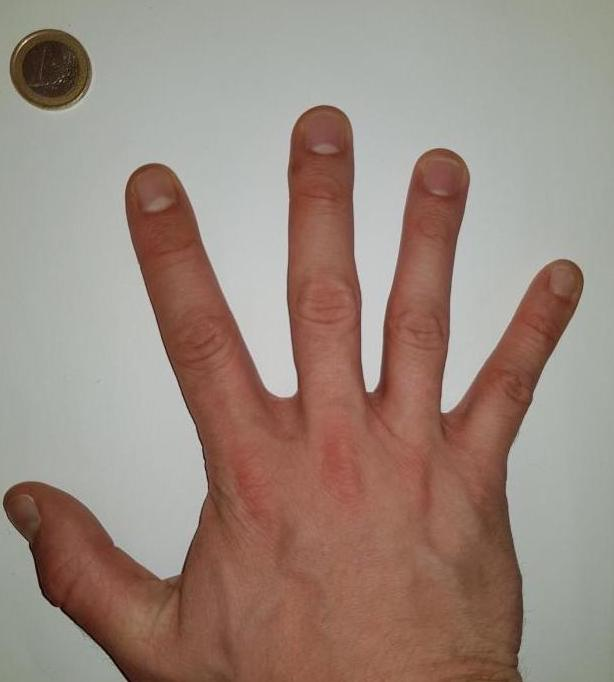
#> input picture Handi.jpg, 614 x 682 px, found by its file name
$ python new.py   (older library calls are emulated)
#> lines starting #> are read from the running program, lines starting #| are printed output that depends on the picture; after the words box and inside, x2 and y2 are one past the last pixel; in counts of white or black regions, pixels touching at a corner belong together
import cv2
import numpy as np
import matplotlib.pyplot as plt
import copy
import math

#from appscript import app

# Environment:
# OS    : Mac OS EL Capitan
# python: 3.5
# opencv: 2.4.13

# parameters
cap_region_x_begin=0.5  # start point/total width
cap_region_y_end=0.8  # start point/total width
threshold = 60  #  BINARY threshold
blurValue = 41  # GaussianBlur parameter
bgSubThreshold = 50
learningRate = 0

# variables
isBgCaptured = 0   # bool, whether the background captured
triggerSwitch = False  # if true, keyborad simulator works
listOfPoint = []


def midpoint(ptA, ptB):
    return ((ptA[0] + ptB[0]) * 0.5, (ptA[1] + ptB[1]) * 0.5)

def printThreshold(thr):
    print("! Changed threshold to "+str(thr))


# [9 lines left out: function removeBG, not called in this run]


def calculateFingers(res,drawing):  # -> finished bool, cnt: finger count
    #  convexity defect
    #listOfPoint = [()]
    global listOfPoint

    hull = cv2.convexHull(res, returnPoints=False)
    if len(hull) > 3:
        defects = cv2.convexityDefects(res, hull)
        if type(defects) != type(None):  # avoid crashing.   (BUG not found)

            cnt = 0
            for i in range(defects.shape[0]):  # calculate the angle
                s, e, f, d = defects[i][0]
                start = tuple(res[s][0])
                end = tuple(res[e][0])
                far = tuple(res[f][0])
                a = math.sqrt((end[0] - start[0]) ** 2 + (end[1] - start[1]) ** 2)
                b = math.sqrt((far[0] - start[0]) ** 2 + (far[1] - start[1]) ** 2)
                c = math.sqrt((end[0] - far[0]) ** 2 + (end[1] - far[1]) ** 2)
                angle = math.acos((b ** 2 + c ** 2 - a ** 2) / (2 * b * c))  # cosine theorem
                if angle <= math.pi / 2:  # angle less than 90 degree, treat as fingers
                    cnt += 1
                    cv2.circle(drawing, far, 3, [211, 84, 0], -1)
                    listOfPoint.append(far)
            return True, cnt


    return False, 0


def getOri(drawing):
    global listOfPoint
    oriIndex = listOfPoint[0]
    majIndex = listOfPoint[1]

    a = (majIndex[1] - oriIndex[1]) / (majIndex[0] - oriIndex[0])
    b = majIndex[1]
    lastPoint = ()
    pointO = [float(oriIndex[0]),float(oriIndex[1])]
    step = 1
    print (np.shape(drawing))
    while (pointO[0] < np.shape(drawing)[1]-2):
        pointO[0] =  pointO[0] + step
        pointO[1] = pointO[1] + (a * step)

        if drawing[int(pointO[1])][int(pointO[0])][1] == 255:
            cv2.circle(drawing, (int(pointO[0]),int(pointO[1])), 6, [255,0, 255], -1)
            lastPoint =  (int(pointO[0]),int(pointO[1]))
    listOfPoint.append(lastPoint)

def getIndex(drawing):
    global listOfPoint
    oriIndex = listOfPoint[2]
    majIndex = listOfPoint[1]

    a = (majIndex[1] - oriIndex[1]) / (majIndex[0] - oriIndex[0])
    b = majIndex[1]
    lastPoint = ()
    pointO = [float(oriIndex[0]),float(oriIndex[1])]
    step = 1
    print (np.shape(drawing))
    while (pointO[0] > 2):
        pointO[0] =  pointO[0] - step
        pointO[1] = pointO[1] - (a * step)

        if  drawing[int(pointO[1])][int(pointO[0])][1] == 255:
           lastPoint =  (int(pointO[0]),int(pointO[1]))
    listOfPoint.append(lastPoint)

def dist(pointA, pointB):
    return np.sqrt(np.power(pointA[0]-pointB[0],2) + np.power(pointA[1]-pointB[1],2))

# [39 lines left out: functions reducDist, reducRecDist, reducRecTotDist, not called in this run]

def imgShow(img):
    gmi = img[...,::-1]
    plt.imshow(gmi)

# Camera
img = cv2.imread('handi.jpg')
#> img is the input picture: shape (682, 614, 3); mean B, G, R 126.6, 136.9, 154.9


gray = cv2.cvtColor(img, cv2.COLOR_BGR2GRAY)
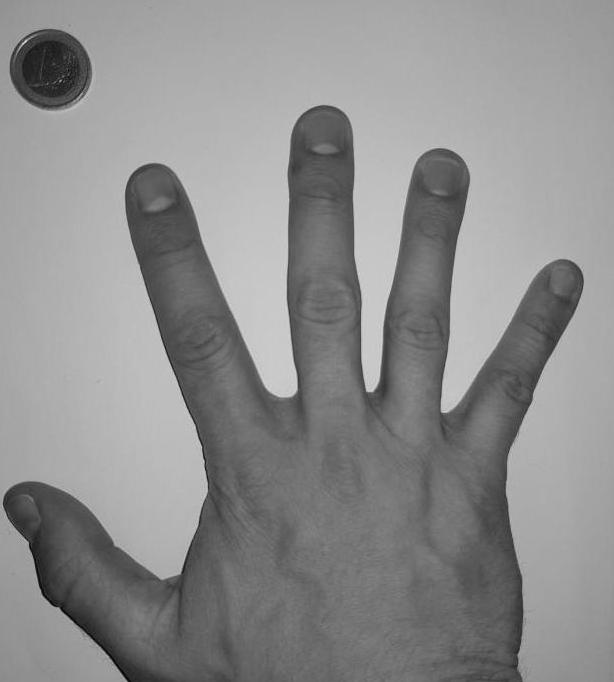
#> gray: shape (682, 614); min 3, max 230, mean 141.1

## (2) Threshold
th, threshed = cv2.threshold(gray, 127, 255, cv2.THRESH_BINARY_INV|cv2.THRESH_OTSU)
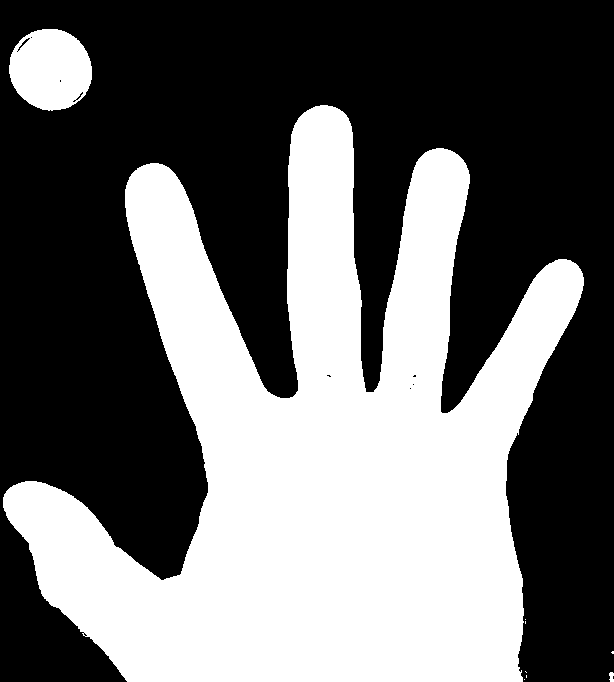
#> threshed: shape (682, 614); 41.9% white; 9 white regions (6 under 20 px), largest, box (x1, y1, x2, y2) and area: (3, 105, 584, 682) 170180, (9, 29, 92, 111) 5281, (609, 672, 614, 682) 40
#> th = 135


kernel = np.ones((3, 3), np.uint8)
closing = cv2.morphologyEx(threshed, cv2.MORPH_CLOSE,
kernel, iterations=4)
#> closing: shape (682, 614); 42% white; 4 white regions (1 under 20 px)
cont_img = closing.copy()
img2, contours, hierarchy = cv2.findContours(cont_img, cv2.RETR_EXTERNAL, cv2.CHAIN_APPROX_SIMPLE)
#> contours = 4 contours, 1 with area under 20; largest, box (x1, y1, x2, y2) and area: (0, 105, 584, 682) 168760, (9, 29, 92, 111) 5216, (609, 672, 614, 682) 36
for cnt in contours:
    area = cv2.contourArea(cnt)
    if area < 2000 or area > 4000:
        continue
    if len(cnt) < 5:
        continue
    ellipse = cv2.fitEllipse(cnt)
    cv2.ellipse(threshed, ellipse, (0,255,0), 2)
#> this loop made 4 passes
#> area on passes 1, 3, 4: 35.5, 168760.5, 5215.5

thresh1 = copy.deepcopy(threshed)

imgShow(thresh1)
#> in imgShow, `gmi = img[...,::-1]`:
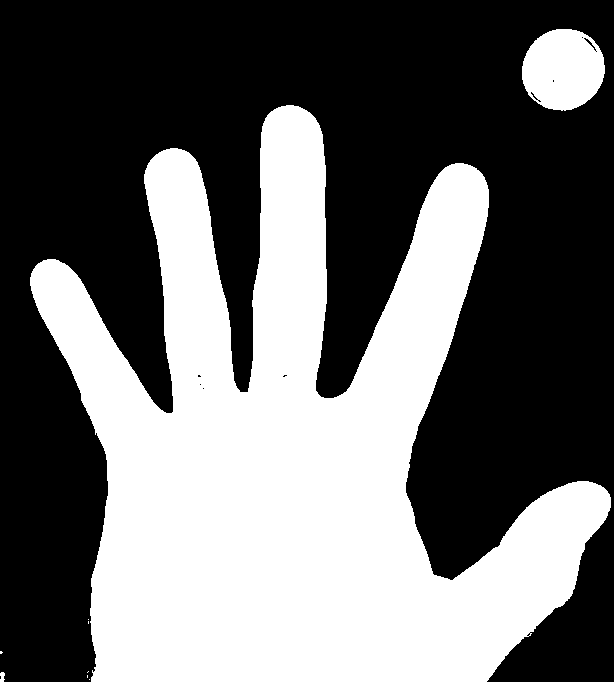
#> gmi: shape (682, 614); 41.9% white; 9 white regions (6 under 20 px)
img2,contours, hierarchy = cv2.findContours(thresh1, cv2.RETR_TREE, cv2.CHAIN_APPROX_SIMPLE)
#> contours = 20 contours, 15 with area under 20; largest, box (x1, y1, x2, y2) and area: (3, 105, 584, 682) 168578, (9, 29, 92, 111) 5214, (17, 37, 31, 52) 43, (609, 672, 614, 682) 28, (75, 91, 84, 101) 22
length = len(contours)
#> length = 20
maxArea = -1
if length > 0:
    for i in range(length):  # find the biggest contour (according to area)
        temp = contours[i]
        area = cv2.contourArea(temp)
        if area > maxArea:
            maxArea = area
            ci = i
#> this loop made 20 passes
#> (area, maxArea) on passes 3, 8: (27.5, 27.5), (168578.5, 168578.5)
#> area on passes 14, 16, 19: 5214.5, 22.5, 43
#> after the loop, ci = 7; maxArea = 168578.5

    res = contours[ci]
#> res = contour of 1284 points, box (x1, y1, x2, y2) (3, 105, 584, 682), area 168578
    hull = cv2.convexHull(res)
#> hull = contour of 29 points, box (x1, y1, x2, y2) (3, 105, 584, 682), area 261438
    drawing = np.zeros(img.shape, np.uint8)
    cv2.drawContours(drawing, [res], 0, (0, 255, 0), 2)
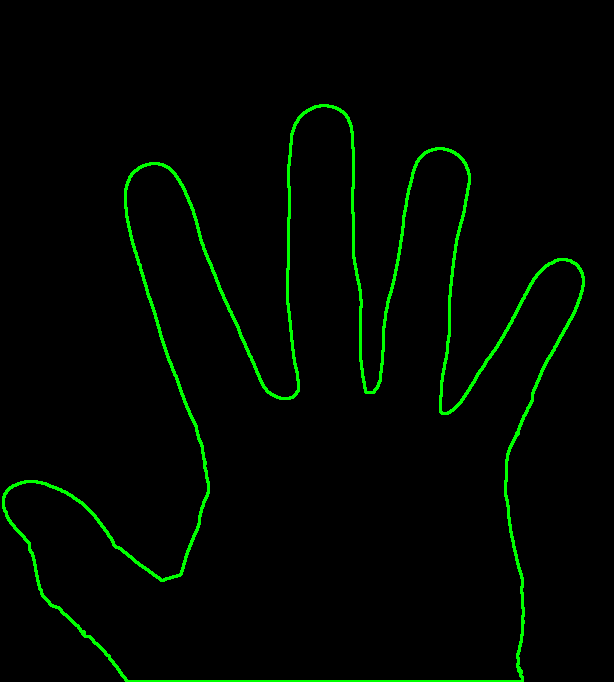
#> drawing: shape (682, 614, 3); mean of channels 0, 1, 2 0, 6.7, 0; drawn as B, G, R
    cv2.drawContours(drawing, [hull], 0, (0, 0, 255), 3)
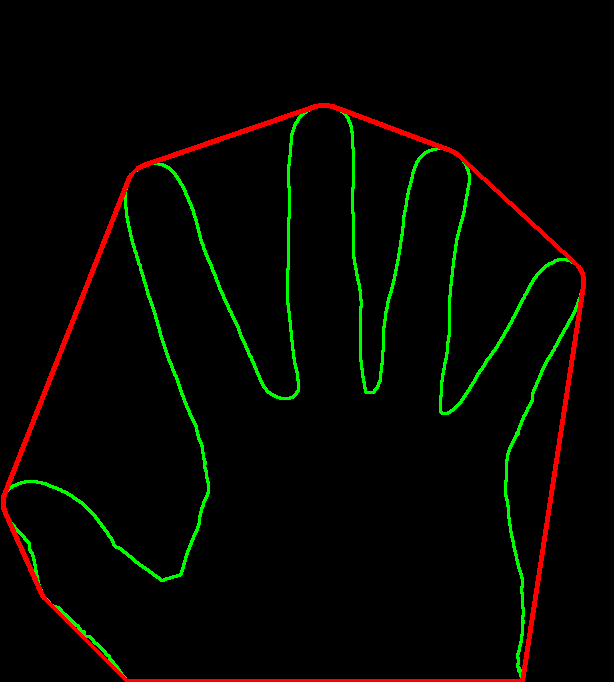
#> drawing: shape (682, 614, 3); 2.02% of pixels changed, all inside (x1, y1, x2, y2) = (1, 103, 586, 682); drawn as B, G, R

    cnt = calculateFingers(res,drawing)
#> in calculateFingers, `hull = cv2.convexHull(res, returnPoints=False)`: hull = 29 values, max 1283 at index 0, min 0 at index 28, mean 708.3
#> in calculateFingers, `defects = cv2.convexityDefects(res, hull)`: defects = 24 rows, first 6: [0, 2, 1, 201], [2, 260, 63, 68555], [260, 266, 261, 114], [266, 270, 267, 181], [270, 272, 271, 142], [272, 276, 273, 190]
#> the loop in calculateFingers, `for i in range(defects.shape[0]):` made 24 passes
#> (s, e, f, d, start, end, far, a) on passes 1 to 11: (0, 2, 1, 201, (320, 105), (315, 106), (319, 106), 5.1), (2, 260, 63, 68555, (315, 106), (143, 165), (292, 397), 181.8), (260, 266, 261, 114, (143, 165), (137, 168), (142, 166), 6.71), (266, 270, 267, 181, (137, 168), (131, 174), (137, 169), 8.49), (270, 272, 271, 142, (131, 174), (129, 177), (131, 175), 3.61), (272, 276, 273, 190, (129, 177), (127, 182), (129, 179), 5.39), (276, 607, 501, 49572, (127, 182), (4, 494), (181, 573), 335.4), (607, 609, 608, 162, (4, 494), (3, 497), (4, 496), 3.16), (610, 612, 611, 162, (3, 507), (4, 510), (4, 508), 3.16), (612, 614, 613, 285, (4, 510), (6, 515), (6, 512), 5.39), (614, 649, 628, 2437, (6, 515), (41, 593), (29, 543), 85.49)
#> after the loop in calculateFingers, `for i in range(defects.shape[0]):`: drawing: shape (682, 614, 3); 0.03% of pixels changed, all inside (x1, y1, x2, y2) = (178, 389, 446, 577)
#> after the loop in calculateFingers, `for i in range(defects.shape[0]):`: cnt = 4; listOfPoint = [(292, 397), (181, 573), (442, 413), (366, 392)]
#> cnt = (True, 4)


gray = cv2.medianBlur(gray, 5)
rows = gray.shape[0]
#> rows = 682
circles = cv2.HoughCircles(gray, cv2.HOUGH_GRADIENT, 1, rows / 8,param1=30, param2=50,minRadius=30, maxRadius=200)
#> circles = [[49.5, 71.5, 37.8], [376.5, 389.5, 81.7], [249.5, 381.5, 56.1]]

circleRadius = 0
if circles is not None:
    circles = np.uint16(np.around(circles))
#> circles = [[50, 72, 38], [376, 390, 82], [250, 382, 56]]
    for i in circles[0, :]:
        if (i[0] < int(drawing.shape[0]*0.2) and i[1] < int(drawing.shape[1]*0.2)):
            center = (i[0], i[1])
            # circle center
            cv2.circle(drawing, center, 1, (0, 100, 100), 3)
            # circle outline
            radius = i[2]
            cv2.circle(drawing, center, radius, (255, 0, 255), 3)
            circleRadius = radius
#> this loop made 3 passes
#> (center, radius, circleRadius) on pass 1: ((50, 72), 38, 38)
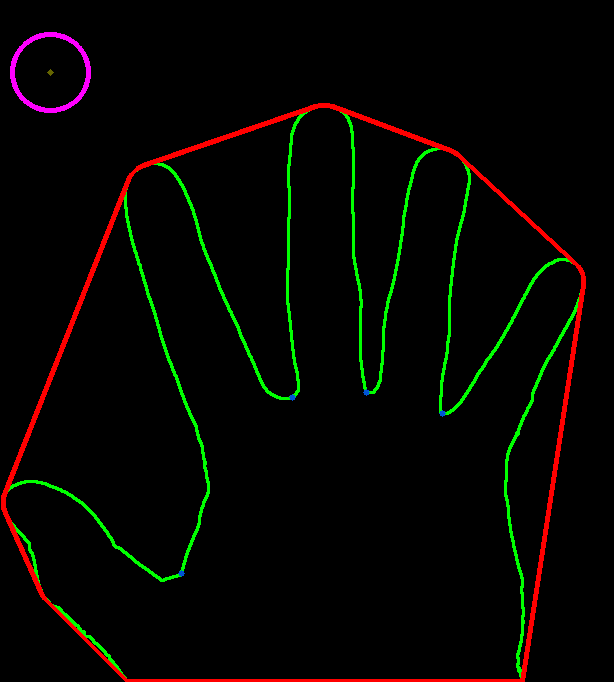
#> drawing: shape (682, 614, 3); mean of channels 0, 1, 2 0.8, 5.6, 5.9; drawn as B, G, R

getOri(drawing)
#> in getOri, `oriIndex = listOfPoint[0]`: oriIndex = (292, 397)
#> in getOri, `majIndex = listOfPoint[1]`: majIndex = (181, 573)
#> in getOri, `a = (majIndex[1] - oriIndex[1]) / (majIndex[0] - oriIndex[0])`: a = -1.59
#> in getOri, `b = majIndex[1]`: b = 573
#> in getOri, `pointO = [float(oriIndex[0]),float(oriIndex[1])]`: pointO = [292, 397]
#| (682, 614, 3)
#> the loop in getOri, `while (pointO[0] < np.shape(drawing)[1]-2):` made 320 passes
#> lastPoint on passes 2, 6, 67, 110: (294, 393), (298, 387), (359, 290), (402, 222)
#> after the loop in getOri, `while (pointO[0] < np.shape(drawing)[1]-2):`:
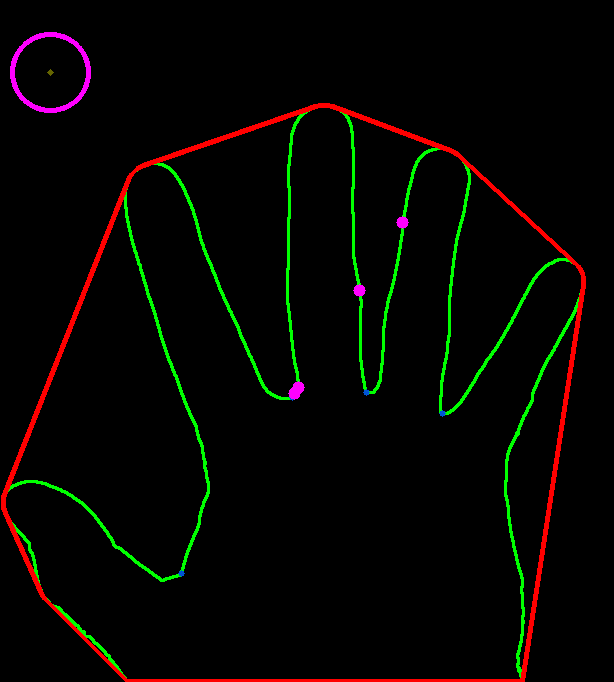
#> drawing: shape (682, 614, 3); 0.1% of pixels changed, all inside (x1, y1, x2, y2) = (288, 216, 409, 400); drawn as B, G, R
#> after the loop in getOri, `while (pointO[0] < np.shape(drawing)[1]-2):`: pointO = [612, -110.4]
getIndex(drawing)
#> in getIndex, `oriIndex = listOfPoint[2]`: oriIndex = (442, 413)
#> in getIndex, `majIndex = listOfPoint[1]`: majIndex = (181, 573)
#> in getIndex, `a = (majIndex[1] - oriIndex[1]) / (majIndex[0] - oriIndex[0])`: a = -0.613
#> in getIndex, `b = majIndex[1]`: b = 573
#> in getIndex, `pointO = [float(oriIndex[0]),float(oriIndex[1])]`: pointO = [442, 413]
#| (682, 614, 3)
#> the loop in getIndex, `while (pointO[0] > 2):` made 439 passes
#> lastPoint on passes 264, 265, 266, 267, 268, 269, 270, 272, 357, 358, 359, 360: (178, 574), (177, 575), (176, 576), (175, 576), (174, 577), (173, 577), (172, 578), (170, 579), (85, 631), (84, 632), (83, 633), (82, 633)
#> after the loop in getIndex, `while (pointO[0] > 2):`: pointO = [3, 682.1]
#> (the run stopped early here; a loop or call above may not have finished)
